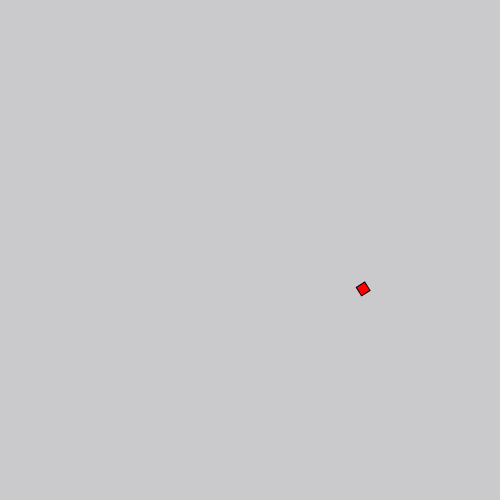
Frame 1 (no input)
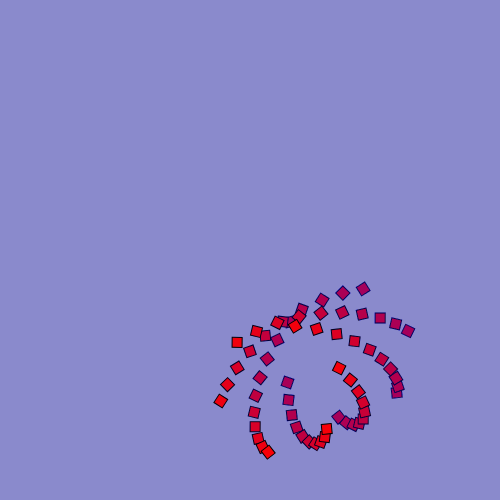
Frame 60 (no input)
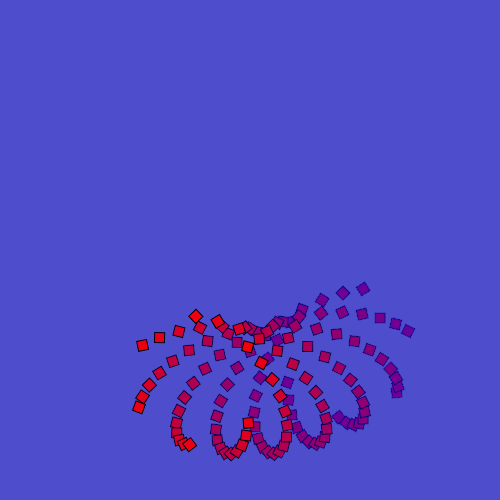
Frame 120 (the mouse pressed at the canvas centre since frame 60)

The p5.js sketch that drew these frames (run headless with seeded random() and noise() and a simulated clock; from frame 60 on, the mouse is pressed at the canvas centre):

// p5.js sketch
// ── sketch.js
// Star (p5.js 2.3.4 port of a #p5t Processing sketch)
// https://github.com/madparker/-p5t/blob/main/%23p5t/ArtSketch/07_04_2020/Star/Star.pde
// #p5t/ArtSketch/07_04_2020/Star/Star.pde

let x = 0,
  c = 0,
  z = 0.1;

function setup() {
  createCanvas(500, 500);
  background(204); // Processing default background
}

function draw() {
  fill(c, 0, 255 - c, 2);
  square(-1, -1, 510);
  fill(255 - c, 0, c);
  x += 0.01;
  c += z;
  translate(250, 250);
  rotate(x);
  translate(100, 100);
  rotate(x * 100);
  translate(-50, -50);
  rect(0, 0, 10, 10);
  if (c >= 255 || c < 0) {
    z *= -1;
  }
}

// ---- Original Processing source: #p5t/ArtSketch/07_04_2020/Star/Star.pde
/*
float x,c,z=0.1;

void setup(){
 size(500,500);}

void draw(){
  fill(c,0,255-c,2);
  square(-1,-1,510);
  fill(255-c,0,c);
  x+=.01;c+=z;
  translate(250,250);
  rotate(x);
  translate(100,100);
  rotate(x*100);
  translate(-50,-50);
  rect(0,0,10,10);
  if(c>=255||c<0){z*=-1;}}
*/
